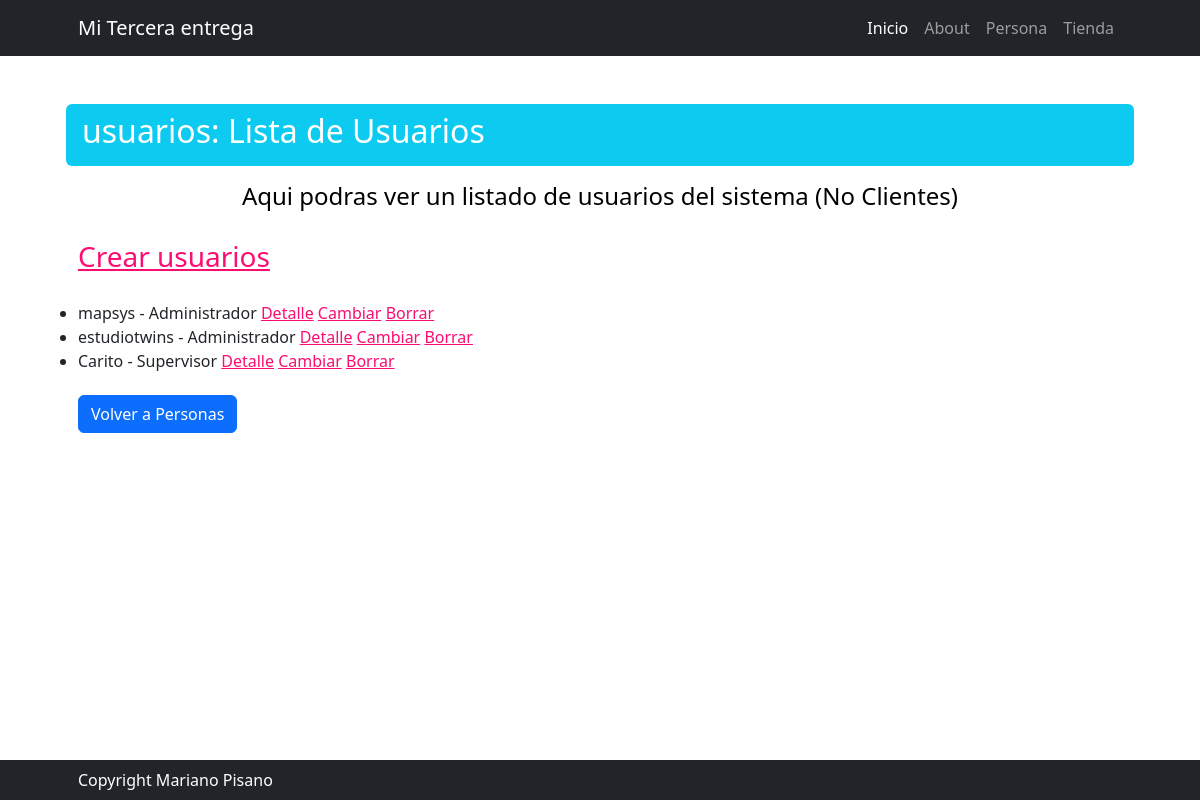
The page /persona/usuario/list/ on the database as committed earlier.
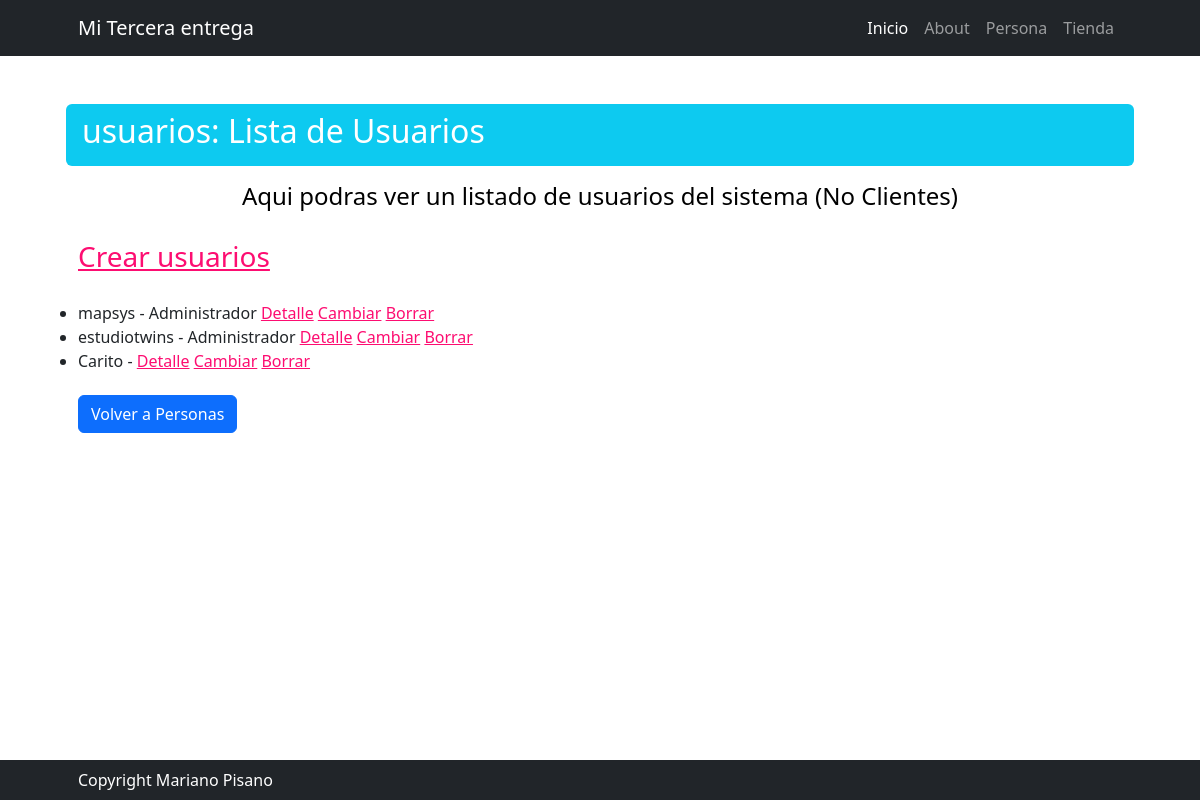
The same page on the database as committed later.
### persona/models.py (models this page shows, shortened)
class Usuario(models.Model):
    user = models.CharField(max_length=50, primary_key=True)
    nombre = models.CharField(max_length=50)
    apellido = models.CharField(max_length=50)
    email = models.EmailField()
    rol = models.ForeignKey(Rol, on_delete=models.SET_NULL, null=True, blank=True)

class Rol(models.Model):
    nombre = models.CharField(max_length=50, unique=True)
    descripcion = models.CharField(max_length=50, verbose_name="Descripción", null=True, blank=True)
    class Meta:
        verbose_name_plural = "Roles"

### persona/views.py (the view)
# urls.py: path("usuario/list/", views.UsuarioList.as_view(), name="usuario_list"),
class UsuarioList(ListView):
    model = models.Usuario

### persona/templates/persona/usuario_list.html
{% extends 'core/base.html' %}
 {% block titulo %} usuarios: Lista de Usuarios
 {%endblock titulo %}
 {% block Subtitulo %}
    Aqui podras ver un listado de usuarios del sistema (No Clientes)
{% endblock Subtitulo %}
 {% block contenido %}
<div class="fs-3 pb-4">
  <a href="{% url 'persona:usuario_create' %}">Crear usuarios</a>
</div>
<ul>
  {% for usuario in object_list %}
  {% if usuario.rol.nombre != "Cliente" %}
    <li>
       {{usuario.user}} - {{usuario.rol.nombre}}
      <a href="{% url 'persona:usuario_detail' usuario.user %}">Detalle</a>
      <a href="{% url 'persona:usuario_update' usuario.user %}">Cambiar</a>
      <a href="{% url 'persona:usuario_delete' usuario.user %}">Borrar</a>
    </li>
  {% endif %}
  {% endfor %}
</ul>
<div class="fs-3 pb-4">
  <a class="btn btn-primary" href="{% url 'persona:home' %}">Volver a Personas</a>
</div>
{% endblock contenido %}

Rows that differ between the two databases and show on the page:
changed Usuario "Carito": rol.nombre "Supervisor" → (not shown)
